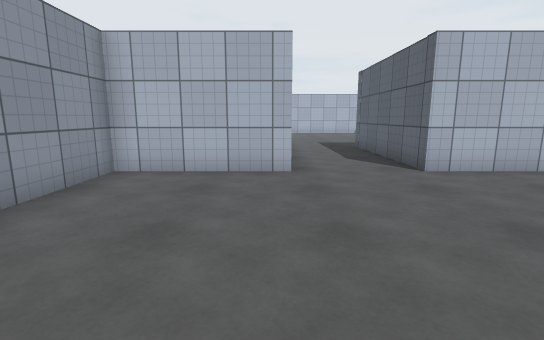
View 1 (above)

16 first-person views from a walk through a 3-D level made in the Unity game engine. The camera is 1.2 m above the floor, tilts 10° down and sees 85° across. The floor is counted in squares, 1 m on a side. Each view is taken from the middle of a square. On the plan, view 1 faces up. The plan holds only what a view shows up to about 13 squares ahead; the rest is blank. The player is left out. Surface patterns are stand-ins for the level's own textures.

View 2
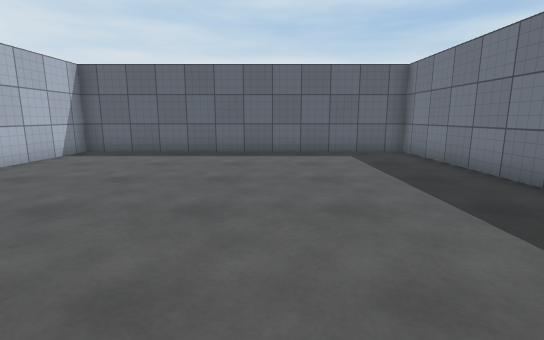

View 3
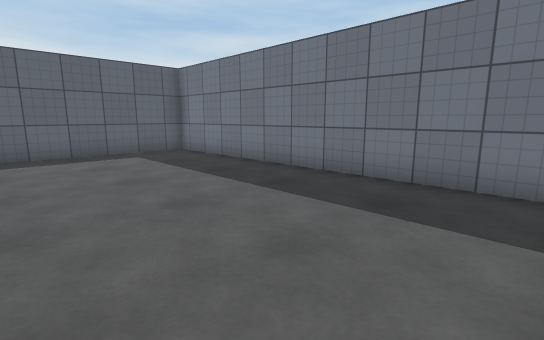

View 4
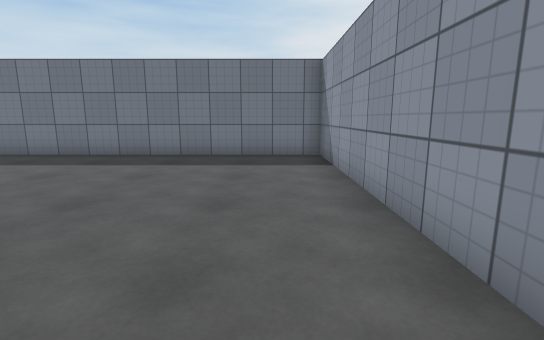

View 5
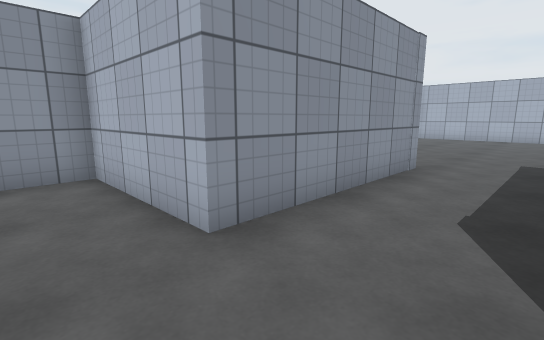

View 6
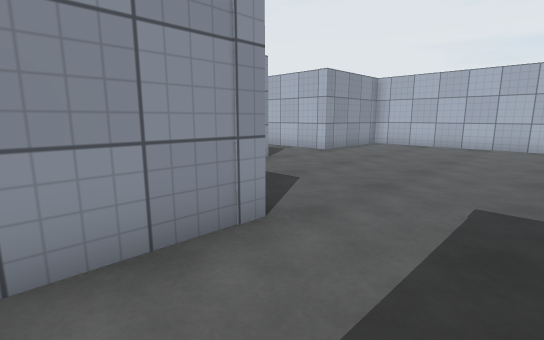

View 7
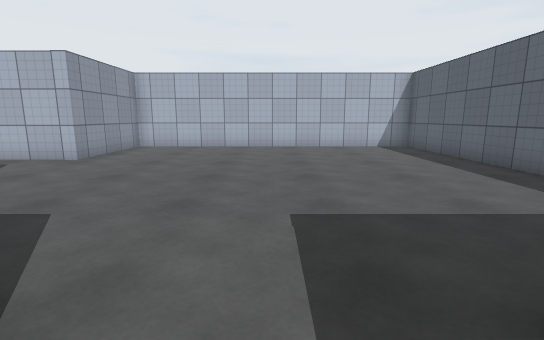

View 8
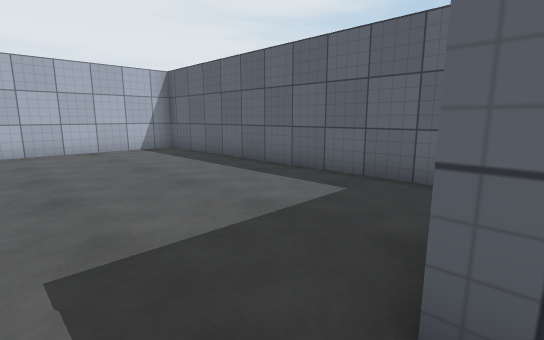

View 9
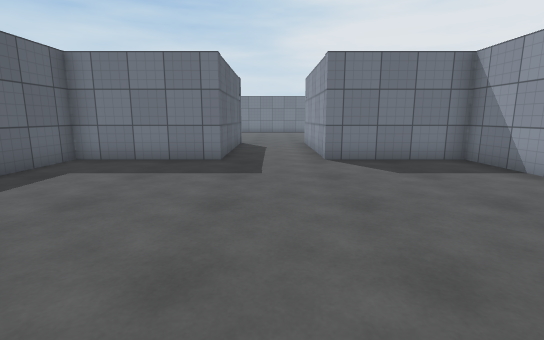

View 10
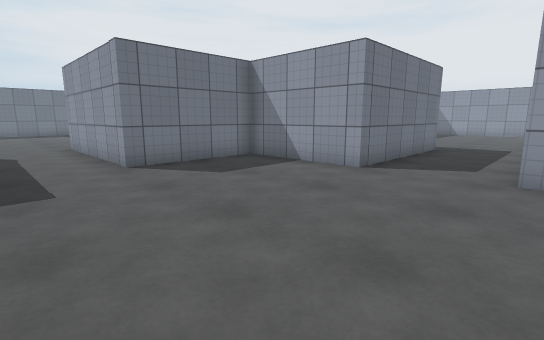

View 11
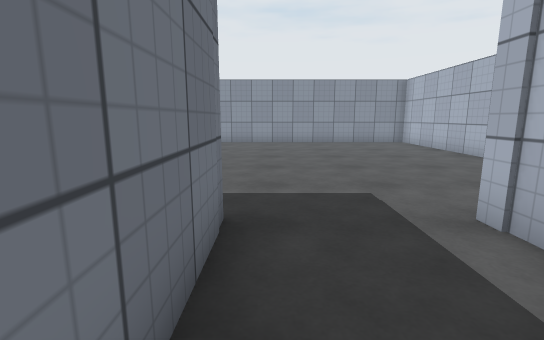

View 12
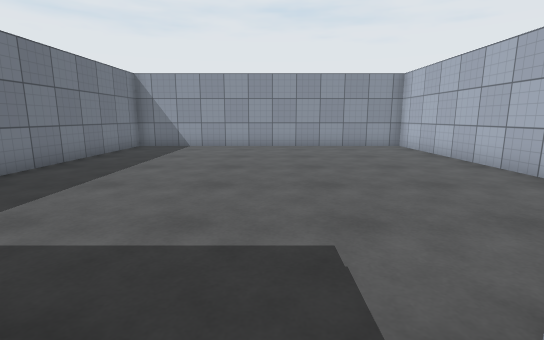

View 13
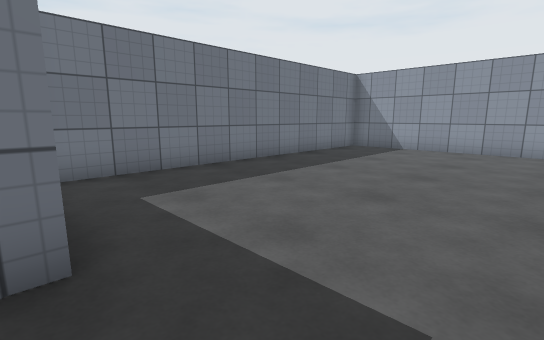

View 14
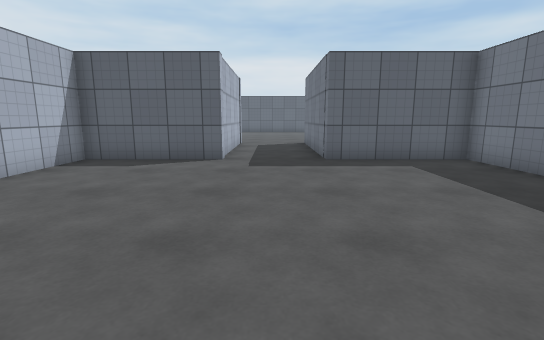

View 15
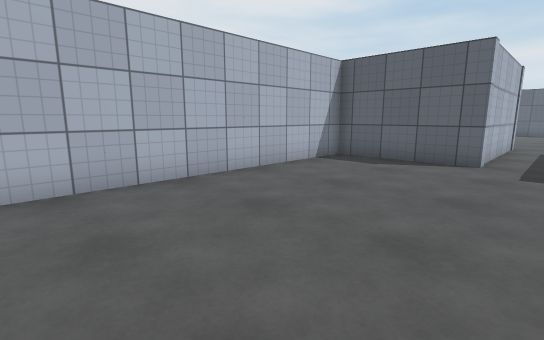

View 16
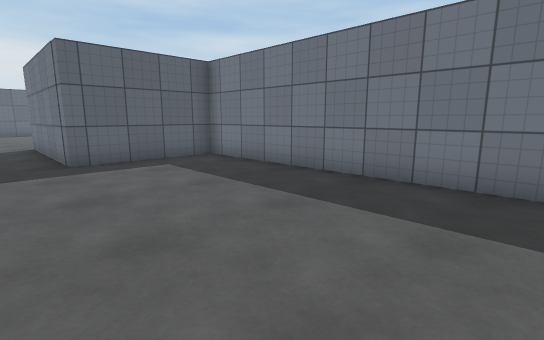

### Floor plan
Points are (right, up) in squares from view 1. A wall is a line through its corners. A room is listed if a view was taken in it or the views show most of it. See-through windows are left out.
Room 1 (views 1, 2, 3, 4, 5)
walls: (0.4, 6.6) (-3.6, 6.6) (-3.6, -4.7) (7.7, -4.7) (7.7, 6.6) (3.5, 6.6)
ways out: opening at (2, 6.7) to room 2
Room 2 (views 6, 7, 8, 9, 10)
walls: (-3.6, 16.4) (-3.6, 12.3) (0.4, 12.3) (0.4, 6.6); (3.5, 6.6) (3.5, 12.3) (7.7, 12.3) (7.7, 23.5) (-3.6, 23.5) (-3.6, 19.5)
ways out: opening at (2, 6.7) to room 1; opening at (-4, 18) to room 3
Room 3 (views 11, 12, 13, 14, 15, 16)
walls: (-3.6, 19.5) (-9.4, 19.5) (-9.4, 23.5) (-20.7, 23.5) (-20.7, 12.3) (-9.4, 12.3) (-9.4, 16.4) (-3.6, 16.4)
ways out: opening at (-4, 18) to room 2

Where each view was taken, in squares from view 1:
view 1: 0 up, 0 right, facing up
view 2: 0 up, 3 left, facing right
view 3: 1 up, 3 left, facing down-right
view 4: 5 up, 2 left, facing down
view 5: 5 up, 3 right, facing up-left
view 6: 10 up, 3 right, facing up-left
view 7: 11 up, 2 right, facing up
view 8: 12 up, 2 right, facing up-right
view 9: 21 up, 2 right, facing down
view 10: 20 up, 3 right, facing down-left
view 11: 17 up, 6 left, facing left
view 12: 18 up, 8 left, facing left
view 13: 19 up, 9 left, facing down-left
view 14: 18 up, 18 left, facing right
view 15: 18 up, 18 left, facing up-right
view 16: 18 up, 18 left, facing down-right
